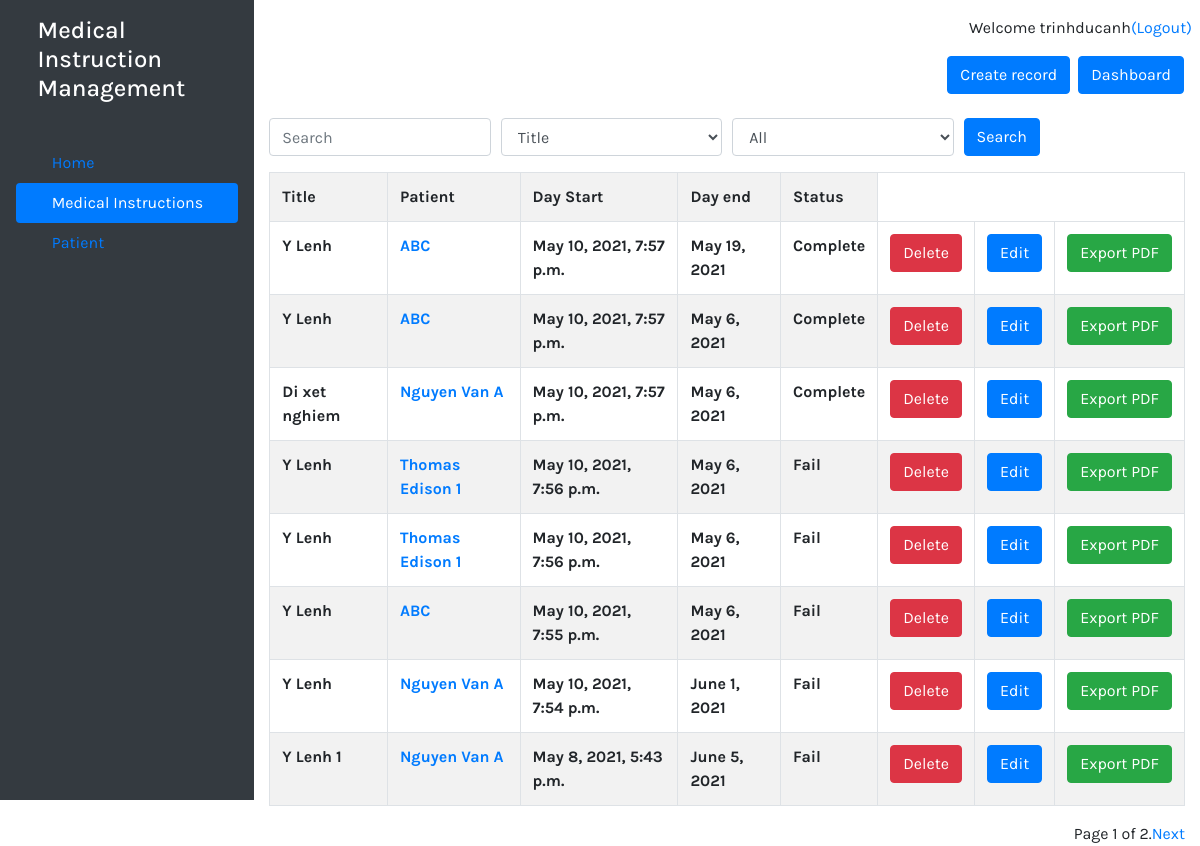
Page /ylenh/ (signed in) on the committed database.
### ylenh/models.py (models this page shows)
class YLenh(models.Model):
    STATUS = (
        ('Complete', 'Complete'),
        ('Fail', 'Fail'),
        ('Doing', 'Doing'),
    )
    username = models.ForeignKey(User, editable=False, on_delete = models.CASCADE, null=True)
    patient = models.ForeignKey(Patient, on_delete=models.CASCADE, null=True)
    title = models.CharField(default='Y Lenh', max_length=40)
    content = models.TextField()
    day_start = models.DateTimeField(auto_now_add=True)
    day_end = models.DateField("Day End(mm/dd/yyyy)")
    status = models.CharField(max_length=12, default='Doing', choices=STATUS)
    day_update = models.DateField(default=date.today())

### patient/models.py (models this page shows)
class Patient(models.Model):
    GENDER = (
        ('Male', 'Male'),
        ('Female', 'Female'),
    )
    patient_name = models.CharField(max_length=30)
    birthday = models.DateField("Day End(mm/dd/yyyy)")
    gender = models.CharField(max_length=12, default='Male', choices=GENDER)
    phone_number = models.CharField(max_length=50)
    doctor = models.ForeignKey(User, editable=True, on_delete = models.CASCADE, null=True)
    sympton = models.TextField()
    note = models.TextField()
    def __str__(self):
        return self.patient_name

### ylenh/views.py (the view)
# urls.py: path('', views.list),
def list(request):
    search_field = request.GET.get('search_field')
    in_search = request.GET.get('in_search')
    status_field = request.GET.get('status')
    YLenhs = YLenh.objects.filter(username=request.user).order_by('-day_start')
    if status_field == 'Doing':
        YLenhs = YLenhs.filter(status='Doing')
    if status_field == 'Fail':
        YLenhs = YLenhs.filter(status='Fail')
    if status_field == 'Complete':
        YLenhs = YLenhs.filter(status='Complete')
    if search_field == 'Title':
        YLenhs = YLenhs.filter(title__icontains=in_search)
    if search_field == 'Patient':
        YLenhs = YLenhs.filter(patient__patient_name__icontains=in_search)
    pag = Paginator(YLenhs, 8)
    pag_num = request.GET.get('page')
    try:
        ylenh = pag.page(pag_num)
    except PageNotAnInteger:
        ylenh = pag.page(1)
    except EmptyPage:
        ylenh = pag.page(pag.num_pages)
    for y in ylenh:
        date = datetime.datetime.today()
        if (date.year > y.day_end.year and y.status == 'Doing'):
            y.status = 'Fail'
            y.day_update = date
            y.save()
        if (date.year == y.day_end.year and date.month > y.day_end.month and y.status == 'Doing'):
            y.status = 'Fail'
            y.day_update = date
            y.save()
        if (date.year == y.day_end.year and date.month == y.day_end.month and date.day > y.day_end.day and y.status == 'Doing'):
            y.status = 'Fail'
            y.day_update = date
            y.save()
    return render(request, 'ylenh/ylenh.html', {'Data':ylenh})

### ylenh/templates/ylenh/ylenh.html (shortened to what this page needs)
{% extends "pages/base.html" %}
{% block content %}
<div>
    <div class="wrapper d-flex">
        <div class="d-flex flex-column p-3 text-white bg-dark" style="width: 300px ; height:100vh;">
            <a href="/" class="d-flex align-items-center mb-3 mb-md-0 me-md-auto text-white text-decoration-none">
                <svg class="bi me-2" width="40" height="32"><use xlink:href="#bootstrap"></use></svg>
                <h3 class="h4">Medical Instruction Management</h3>
            </a>
            <ul class="nav nav-pills flex-column mb-auto">
                <li class="nav-item">
                    <a href="/" class="nav-link ">
                        <svg class="bi me-2" width="16" height="16"><use xlink:href="#home"></use></svg>
                        Home
                    </a>
                </li>
                <li>
                    <a href="/ylenh" class="nav-link text-white active">
                        <svg class="bi me-2" width="16" height="16"><use xlink:href="#speedometer2"></use></svg>
                        Medical Instructions
                    </a>
                </li>
                <li>
                    <a href="/patient" class="nav-link">
                        <svg class="bi me-2" width="16" height="16"><use xlink:href="#speedometer2"></use></svg>
                        Patient
                    </a>
                </li>
            </ul>
        </div>
        <div style="width: 95%">
            <nav style=" height : 40px;" class="mt-3 d-flex justify-content-end">
                {% if user.username %}
                <p>Welcome {{user.username}}</p>
                <p><a class="mr-2" href="{% url 'logout' %}">(Logout)</a></p>
                {% else %}
                <p><a href="{% url 'login' %}">Login</a></p>
                <p><a href="/admin">Admin</a></p>
                {% endif %}
            </nav>
            <div class="d-flex justify-content-end mr-3 mb-3">
                <a href="{% url 'create_ylenh' %}" class="btn btn-primary mr-2">Create record</a>
                <a href="{% url 'dashboard' %}" class="btn btn-primary ">Dashboard</a>
            </div>
            <form method="GET" class="mt-4">
                <div class="container">
                    <div class="form-row">
                        <div class="form-group col-md-3">
                            <input class="form-control" type="search" name="in_search" placeholder="Search">
                        </div>
                        <div class="form-group col-md-3">
                            <select class="form-control" name="search_field">
                                <option>Title</option>
                            </select>
                        </div>
                        <div class="form-group col-md-3">
                            <select class="form-control" name="status">
                                <option>All</option>
                            </select>
                        </div>
                        <div class="form-group col-md-3">
                            <button type="submit" class="btn btn-primary">Search</button>
                        </div>
                    </div>
                </div>
              </form>
            <div class = "container">
                <table class="table table-striped table-bordered table-hover" >
                    <tr>
                        <th>Title</th>
                        <th>Patient</th>
                        <th>Day Start</th>
                        <th>Day end</th>
                        <th>Status</th>
                    </tr>
                    {% for y in Data %}
                    <tr>
                        <th>{{y.title}}</th>
                        <th><a href="{% url 'patient_modify' y.patient.id%}">{{y.patient}}</a></th>
                        <th>{{y.day_start}}</th>
                        <th>{{y.day_end}}</th>
                        <th>{{y.status}}</th>
                        <td><a class="btn btn-danger btn-xs" href="{% url 'delete_ylenh' y.id  %}">Delete</a></td>
                        <td><a class="btn btn-primary btn-xs" href="{% url 'modify_ylenh' y.id  %}">Edit</a></td>
                        <td><a class="btn btn-success btn-xs" href="{% url 'ylenh_detail' y.id %}">Export PDF</a></td>
                    </tr>
                    {% endfor %}
                </table>
            </div>
            <div class="pagination container d-flex justify-content-end">
                <span class="current">
                    Page {{ Data.number }} of {{ Data.paginator.num_pages }}.
                </span>
                <span>
                    {% if Data.has_next %}
                        <a href="?page={{ Data.next_page_number }}">Next</a>
                    {% endif %}
                </span>
            </div>
        </div>
    </div>
</div>
{% endblock %}

### home/templates/pages/base.html (style rules this page uses)
body { font-family: 'Karla', sans-serif; }

### rows in the picture
YLenh: title "Y Lenh", patient "ABC", day_start "May 10, 2021, 7:57 p.m.", day_end "May 19, 2021", status "Complete"
YLenh: title "Y Lenh", patient "ABC", day_start "May 10, 2021, 7:57 p.m.", day_end "May 6, 2021", status "Complete"
YLenh: title "Di xet nghiem", patient "Nguyen Van A", day_start "May 10, 2021, 7:57 p.m.", day_end "May 6, 2021", status "Complete"
YLenh: title "Y Lenh", patient "Thomas Edison 1", day_start "May 10, 2021, 7:56 p.m.", day_end "May 6, 2021", status "Fail"
YLenh: title "Y Lenh", patient "Thomas Edison 1", day_start "May 10, 2021, 7:56 p.m.", day_end "May 6, 2021", status "Fail"
YLenh: title "Y Lenh", patient "ABC", day_start "May 10, 2021, 7:55 p.m.", day_end "May 6, 2021", status "Fail"
YLenh: title "Y Lenh", patient "Nguyen Van A", day_start "May 10, 2021, 7:54 p.m.", day_end "June 1, 2021", status "Fail"
YLenh: title "Y Lenh 1", patient "Nguyen Van A", day_start "May 8, 2021, 5:43 p.m.", day_end "June 5, 2021", status "Fail"

### other values in the picture
{{ user.username }} "trinhducanh"
{{ Data.number }} "1"
{{ Data.paginator.num_pages }} "2"
